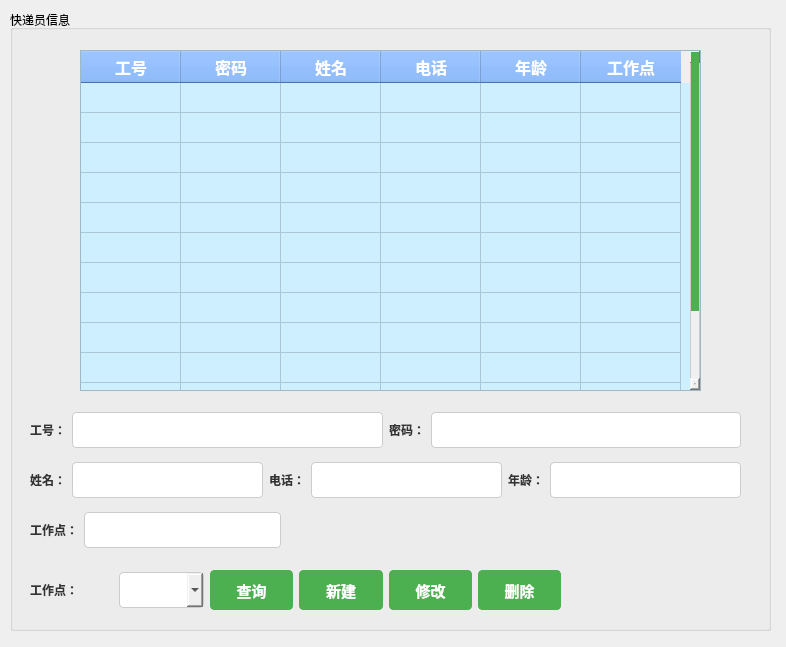
<?xml version="1.0" encoding="UTF-8"?>
<ui version="4.0">
 <class>ProfileForm</class>
 <widget class="QWidget" name="ProfileForm">
  <property name="geometry">
   <rect>
    <x>0</x>
    <y>0</y>
    <width>786</width>
    <height>647</height>
   </rect>
  </property>
  <property name="windowTitle">
   <string>管理快递员信息</string>
  </property>
  <property name="styleSheet">
   <string notr="true">
                QLabel {
                    color: #333;
                    font: 14px &quot;幼圆&quot;;
                    font-weight: bold;
                }

                QLineEdit,
                QComboBox  {
                    padding: 8px;
                    font-size: 14px;
                    border: 1px solid #ccc;
                    border-radius: 4px;
                }

                QTableWidget {
                    font: 14px &quot;幼圆&quot;;
                    background-color: #cdefff;
                }

                QTableWidget::item {
                    font: 14px &quot;幼圆&quot;;
                }

                QHeaderView {
                    font: bold 16px &quot;幼圆&quot;;
                }
                
                QTableWidget::item:selected {
                    background-color: #a6a6a6;
                }

                QTableWidget QHeaderView::section {
                    background-color: #65a3ff;
                    color: white;
                    font-weight: bold;
                    font-size: 16px;
                    padding: 2px;
                }

                QTableWidget::item {
                    padding: 10px;
                }

                QPushButton {
                    padding: 8px 16px;
                    font-size: 15px;
                    font-weight: bold;
                    border: 1px solid #4CAF50;
                    border-radius: 4px;
                    color: #fff;
                    background-color: #4CAF50;
                }

                QPushButton:hover {
                    background-color: #45a049;
                    border: 1px solid #45a049;
                }

                QTextEdit {
                    font-size: 14px;
                    border: 1px solid #ccc;
                    border-radius: 4px;
                }

                QScrollBar:vertical {
                    border: 1px solid #ccc;
                    background: #f0f0f0;
                    width: 10px;
                    margin: 0px 0px 0px 0px;
                }

                QScrollBar::handle:vertical {
                    background: #4CAF50;
                    min-height: 20px;
                }
            </string>
  </property>
  <widget class="QGroupBox" name="groupBox">
   <property name="geometry">
    <rect>
     <x>10</x>
     <y>10</y>
     <width>761</width>
     <height>621</height>
    </rect>
   </property>
   <property name="title">
    <string>快递员信息</string>
   </property>
   <widget class="QTableWidget" name="tableWidget">
    <property name="geometry">
     <rect>
      <x>70</x>
      <y>40</y>
      <width>621</width>
      <height>341</height>
     </rect>
    </property>
    <attribute name="verticalHeaderVisible">
     <bool>false</bool>
    </attribute>
    <row>
     <property name="text">
      <string>新建行</string>
     </property>
    </row>
    <row>
     <property name="text">
      <string>新建行</string>
     </property>
    </row>
    <row>
     <property name="text">
      <string>新建行</string>
     </property>
    </row>
    <row>
     <property name="text">
      <string>新建行</string>
     </property>
    </row>
    <row>
     <property name="text">
      <string>新建行</string>
     </property>
    </row>
    <row>
     <property name="text">
      <string>新建行</string>
     </property>
    </row>
    <row>
     <property name="text">
      <string>新建行</string>
     </property>
    </row>
    <row>
     <property name="text">
      <string>新建行</string>
     </property>
    </row>
    <row>
     <property name="text">
      <string>新建行</string>
     </property>
    </row>
    <row>
     <property name="text">
      <string>新建行</string>
     </property>
    </row>
    <row>
     <property name="text">
      <string>新建行</string>
     </property>
    </row>
    <row>
     <property name="text">
      <string>新建行</string>
     </property>
    </row>
    <row>
     <property name="text">
      <string>新建行</string>
     </property>
    </row>
    <column>
     <property name="text">
      <string>工号</string>
     </property>
    </column>
    <column>
     <property name="text">
      <string>密码</string>
     </property>
    </column>
    <column>
     <property name="text">
      <string>姓名</string>
     </property>
    </column>
    <column>
     <property name="text">
      <string>电话</string>
     </property>
    </column>
    <column>
     <property name="text">
      <string>年龄</string>
     </property>
    </column>
    <column>
     <property name="text">
      <string>工作点</string>
     </property>
    </column>
   </widget>
   <widget class="QWidget" name="layoutWidget">
    <property name="geometry">
     <rect>
      <x>20</x>
      <y>400</y>
      <width>711</width>
      <height>40</height>
     </rect>
    </property>
    <layout class="QHBoxLayout" name="horizontalLayout">
     <item>
      <widget class="QLabel" name="label">
       <property name="text">
        <string>工号：</string>
       </property>
      </widget>
     </item>
     <item>
      <widget class="QLineEdit" name="input1_lineedit"/>
     </item>
     <item>
      <widget class="QLabel" name="label_3">
       <property name="text">
        <string>密码：</string>
       </property>
      </widget>
     </item>
     <item>
      <widget class="QLineEdit" name="input1_lineedit_2"/>
     </item>
    </layout>
   </widget>
   <widget class="QWidget" name="layoutWidget_2">
    <property name="geometry">
     <rect>
      <x>20</x>
      <y>450</y>
      <width>711</width>
      <height>40</height>
     </rect>
    </property>
    <layout class="QHBoxLayout" name="horizontalLayout_2">
     <item>
      <widget class="QLabel" name="label_4">
       <property name="text">
        <string>姓名：</string>
       </property>
      </widget>
     </item>
     <item>
      <widget class="QLineEdit" name="input1_lineedit_3"/>
     </item>
     <item>
      <widget class="QLabel" name="label_5">
       <property name="text">
        <string>电话：</string>
       </property>
      </widget>
     </item>
     <item>
      <widget class="QLineEdit" name="input2_lineedit_2"/>
     </item>
     <item>
      <widget class="QLabel" name="label_6">
       <property name="text">
        <string>年龄：</string>
       </property>
      </widget>
     </item>
     <item>
      <widget class="QLineEdit" name="input1_lineedit_4"/>
     </item>
    </layout>
   </widget>
   <widget class="QWidget" name="layoutWidget_3">
    <property name="geometry">
     <rect>
      <x>20</x>
      <y>500</y>
      <width>251</width>
      <height>40</height>
     </rect>
    </property>
    <layout class="QHBoxLayout" name="horizontalLayout_3">
     <item>
      <widget class="QLabel" name="label_7">
       <property name="text">
        <string>工作点：</string>
       </property>
      </widget>
     </item>
     <item>
      <widget class="QLineEdit" name="input1_lineedit_5"/>
     </item>
    </layout>
   </widget>
   <widget class="QWidget" name="layoutWidget">
    <property name="geometry">
     <rect>
      <x>20</x>
      <y>560</y>
      <width>531</width>
      <height>40</height>
     </rect>
    </property>
    <layout class="QHBoxLayout" name="horizontalLayout_4">
     <item>
      <widget class="QLabel" name="label_9">
       <property name="text">
        <string>工作点：</string>
       </property>
      </widget>
     </item>
     <item>
      <widget class="QComboBox" name="comboBox"/>
     </item>
     <item>
      <widget class="QPushButton" name="pushButton_4">
       <property name="text">
        <string>查询</string>
       </property>
      </widget>
     </item>
     <item>
      <widget class="QPushButton" name="pushButton">
       <property name="text">
        <string>新建</string>
       </property>
      </widget>
     </item>
     <item>
      <widget class="QPushButton" name="pushButton_2">
       <property name="text">
        <string>修改</string>
       </property>
      </widget>
     </item>
     <item>
      <widget class="QPushButton" name="pushButton_3">
       <property name="text">
        <string>删除</string>
       </property>
      </widget>
     </item>
    </layout>
   </widget>
  </widget>
 </widget>
 <resources/>
 <connections/>
</ui>
